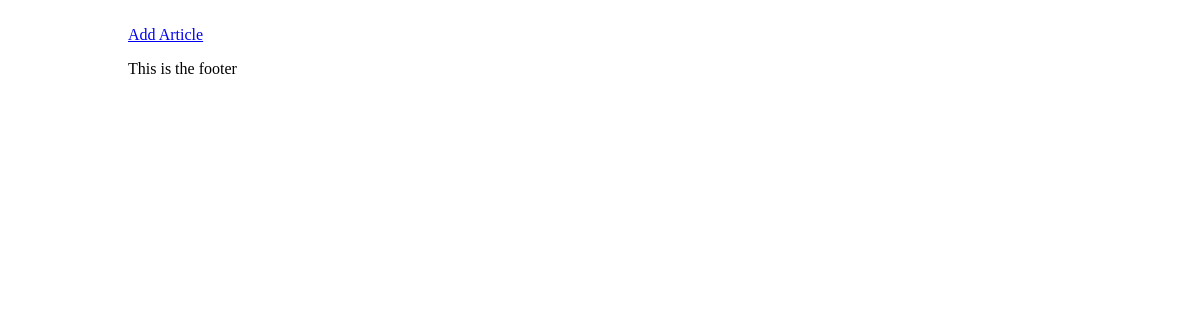
Before: /announcements.php with the older database file.
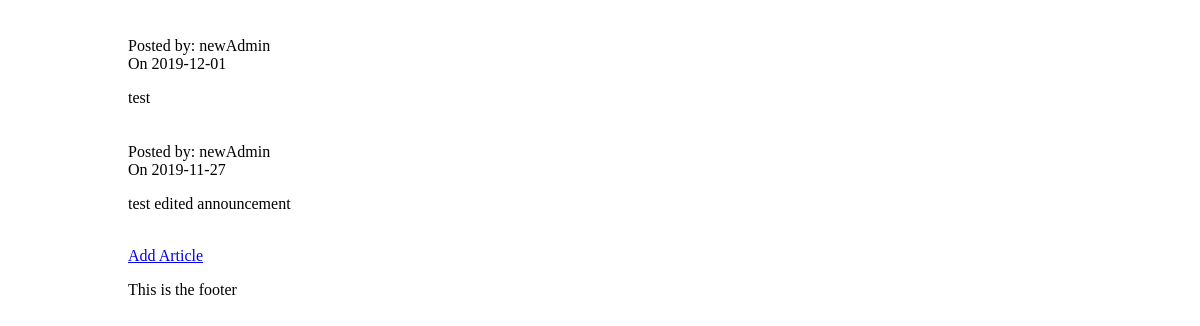
After: the same page with the newer database file.
### tables this page shows
CREATE TABLE IF NOT EXISTS `announcements` (
  `announcement_id` int(11) NOT NULL AUTO_INCREMENT,
  `content` text NOT NULL,
  `created` date NOT NULL,
  `posted_by` varchar(255) NOT NULL,
  `announcement_title` varchar(255) NOT NULL,
  PRIMARY KEY (`announcement_id`)
);

### announcements.php (the view, shortened to what this page needs)
<?php
include("header.php");
include("db_connect.php");
echo "<div class='announcements'>";
$sql = "SELECT * FROM announcements ORDER BY created DESC";
$result = $conn->query($sql);
while($row = $result->fetch_assoc()){
    echo "<div class='announcement_item'><h3></h3><br>Posted by: " . $row["posted_by"] . "<br>On " . $row["created"] . "<br>";
    echo $row["content"];
}
echo "<div>";
echo "<br><a href='create_announcement.php'>Add Article</a> ";
include("footer.php");
?>

Changed rows visible on the page:
added announcements: posted_by "newAdmin", created "2019-12-01", content "test"
added announcements: posted_by "newAdmin", created "2019-11-27", content "test edited announcement"
